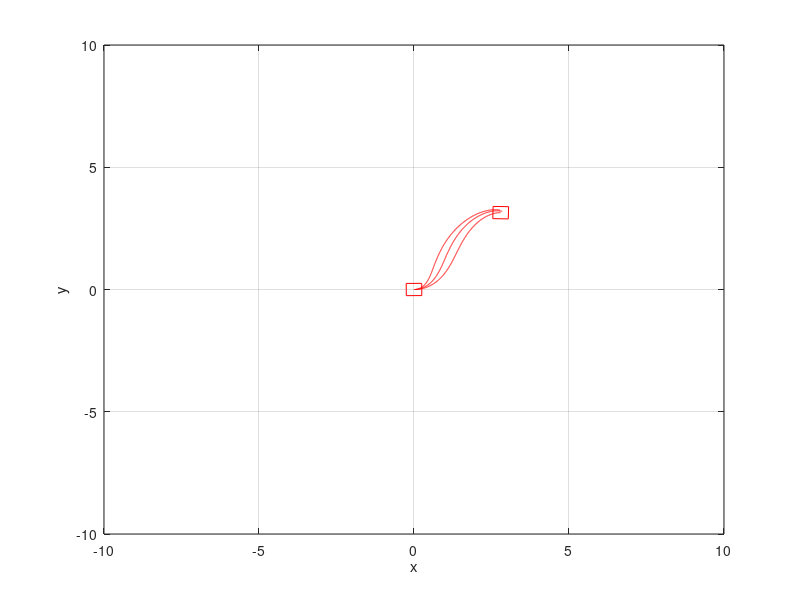

Write the MATLAB code that produced this figure.
A=load('3-3k=3.txt');
B=load('3-3k=5.txt');
C=load('3-3k=10.txt');
w=0.5;
h=0.5;
x0=-w/2;
y0=-h/2;

angolo =A(:,1);
x=A(:,2);
y=A(:,3);
angoloy =B(:,1);
xb=B(:,2);
yb=B(:,3);
angoloz =C(:,1);
xc=B(:,2);
yc=B(:,3);

theta=angolo(1);
Rz=[cos(theta) -sin(theta); sin(theta) cos(theta)];
xv=[x0 x0+w x0+w x0 x0];yv=[y0 y0 y0+h y0+h y0];
P(1,:)=xv;P(2,:)=yv;
XY=Rz*P;
xadd=[0.0 0.0 0.0 0.0 0.0];
yadd=[0.0 0.0 0.0 0.0 0.0];
ADD=[xadd;yadd];
XY_new=XY+ADD;
plot(XY_new(1,:),XY_new(2,:),'r','MarkerFaceColor','red');
grid on;
axis([-10 10 -10 10]);

hold on
theta = angolo(end);
Rz=[cos(theta) -sin(theta);sin(theta) cos(theta)];
xv=[x0 x0+w x0+w x0 x0];yv=[y0 y0 y0+h y0+h y0];
P(1,:)=xv;P(2,:)=yv;
XY=Rz*P;
xadd=[x(end) x(end) x(end) x(end) x(end)];
yadd=[y(end) y(end) y(end) y(end) y(end)];
ADD=[xadd;yadd];
XY_new=XY+ADD;
xlabel('x')
ylabel('y')
plot(XY_new(1,:),XY_new(2,:),'r','MarkerFaceColor','blue');
grid on;
axis([-10 10 -10 10]);
plot(A(1:end,2),A(1:end,3),'red');
plot(B(1:end,2),B(1:end,3),'r');
plot(C(1:end,2),C(1:end,3),'red');
